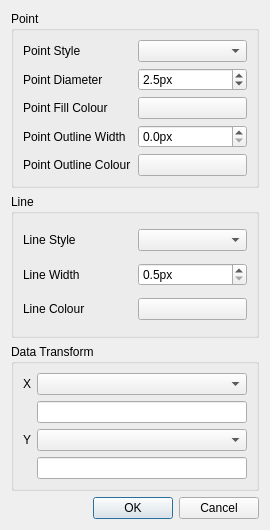
<?xml version="1.0" encoding="UTF-8"?>
<ui version="4.0">
 <class>PlotDialog</class>
 <widget class="QDialog" name="PlotDialog">
  <property name="geometry">
   <rect>
    <x>0</x>
    <y>0</y>
    <width>270</width>
    <height>530</height>
   </rect>
  </property>
  <property name="sizePolicy">
   <sizepolicy hsizetype="Preferred" vsizetype="Fixed">
    <horstretch>0</horstretch>
    <verstretch>0</verstretch>
   </sizepolicy>
  </property>
  <property name="windowTitle">
   <string>Plot Style</string>
  </property>
  <property name="modal">
   <bool>false</bool>
  </property>
  <layout class="QVBoxLayout" name="verticalLayout">
   <item>
    <widget class="QGroupBox" name="point_group">
     <property name="title">
      <string>Point</string>
     </property>
     <layout class="QGridLayout" name="gridLayout">
      <item row="4" column="0">
       <widget class="QLabel" name="label_7">
        <property name="text">
         <string>Point Fill Colour</string>
        </property>
       </widget>
      </item>
      <item row="1" column="1">
       <widget class="QDoubleSpinBox" name="point_size">
        <property name="suffix">
         <string>px</string>
        </property>
        <property name="decimals">
         <number>1</number>
        </property>
        <property name="minimum">
         <double>0.500000000000000</double>
        </property>
        <property name="maximum">
         <double>10.000000000000000</double>
        </property>
        <property name="value">
         <double>2.500000000000000</double>
        </property>
       </widget>
      </item>
      <item row="1" column="0">
       <widget class="QLabel" name="label_2">
        <property name="text">
         <string>Point Diameter</string>
        </property>
       </widget>
      </item>
      <item row="4" column="1">
       <widget class="QPushButton" name="point_fill_colour"/>
      </item>
      <item row="6" column="1">
       <widget class="QPushButton" name="point_outline_colour"/>
      </item>
      <item row="6" column="0">
       <widget class="QLabel" name="label_5">
        <property name="text">
         <string>Point Outline Colour</string>
        </property>
       </widget>
      </item>
      <item row="5" column="0">
       <widget class="QLabel" name="label_8">
        <property name="text">
         <string>Point Outline Width</string>
        </property>
       </widget>
      </item>
      <item row="5" column="1">
       <widget class="QDoubleSpinBox" name="point_outline_width">
        <property name="suffix">
         <string>px</string>
        </property>
        <property name="decimals">
         <number>1</number>
        </property>
        <property name="maximum">
         <double>10.000000000000000</double>
        </property>
        <property name="singleStep">
         <double>0.500000000000000</double>
        </property>
       </widget>
      </item>
      <item row="0" column="0">
       <widget class="QLabel" name="label_3">
        <property name="text">
         <string>Point Style</string>
        </property>
       </widget>
      </item>
      <item row="0" column="1">
       <widget class="QComboBox" name="point_style"/>
      </item>
     </layout>
    </widget>
   </item>
   <item>
    <widget class="QGroupBox" name="line_group">
     <property name="title">
      <string>Line</string>
     </property>
     <property name="flat">
      <bool>false</bool>
     </property>
     <layout class="QGridLayout" name="gridLayout_2">
      <item row="1" column="1">
       <widget class="QDoubleSpinBox" name="line_width">
        <property name="suffix">
         <string>px</string>
        </property>
        <property name="decimals">
         <number>1</number>
        </property>
        <property name="minimum">
         <double>0.500000000000000</double>
        </property>
        <property name="maximum">
         <double>10.000000000000000</double>
        </property>
        <property name="singleStep">
         <double>0.500000000000000</double>
        </property>
       </widget>
      </item>
      <item row="1" column="0">
       <widget class="QLabel" name="label">
        <property name="text">
         <string>Line Width</string>
        </property>
       </widget>
      </item>
      <item row="3" column="1">
       <widget class="QPushButton" name="line_colour">
        <property name="text">
         <string/>
        </property>
       </widget>
      </item>
      <item row="3" column="0">
       <widget class="QLabel" name="label_6">
        <property name="text">
         <string>Line Colour</string>
        </property>
       </widget>
      </item>
      <item row="0" column="0">
       <widget class="QLabel" name="label_4">
        <property name="text">
         <string>Line Style</string>
        </property>
       </widget>
      </item>
      <item row="0" column="1">
       <widget class="QComboBox" name="line_style"/>
      </item>
     </layout>
    </widget>
   </item>
   <item>
    <widget class="QGroupBox" name="transform_group">
     <property name="title">
      <string>Data Transform</string>
     </property>
     <layout class="QGridLayout" name="gridLayout_3">
      <item row="1" column="1">
       <widget class="QLineEdit" name="xparam"/>
      </item>
      <item row="0" column="0">
       <widget class="QLabel" name="label_9">
        <property name="text">
         <string>X</string>
        </property>
       </widget>
      </item>
      <item row="0" column="1">
       <widget class="QComboBox" name="xtransform"/>
      </item>
      <item row="2" column="1">
       <widget class="QComboBox" name="ytransform"/>
      </item>
      <item row="2" column="0">
       <widget class="QLabel" name="label_10">
        <property name="text">
         <string>Y</string>
        </property>
       </widget>
      </item>
      <item row="3" column="1">
       <widget class="QLineEdit" name="yparam"/>
      </item>
     </layout>
    </widget>
   </item>
   <item>
    <widget class="QDialogButtonBox" name="buttonBox">
     <property name="orientation">
      <enum>Qt::Horizontal</enum>
     </property>
     <property name="standardButtons">
      <set>QDialogButtonBox::Cancel|QDialogButtonBox::Ok</set>
     </property>
    </widget>
   </item>
  </layout>
 </widget>
 <resources/>
 <connections>
  <connection>
   <sender>buttonBox</sender>
   <signal>accepted()</signal>
   <receiver>PlotDialog</receiver>
   <slot>accept()</slot>
   <hints>
    <hint type="sourcelabel">
     <x>248</x>
     <y>254</y>
    </hint>
    <hint type="destinationlabel">
     <x>157</x>
     <y>274</y>
    </hint>
   </hints>
  </connection>
  <connection>
   <sender>buttonBox</sender>
   <signal>rejected()</signal>
   <receiver>PlotDialog</receiver>
   <slot>reject()</slot>
   <hints>
    <hint type="sourcelabel">
     <x>316</x>
     <y>260</y>
    </hint>
    <hint type="destinationlabel">
     <x>286</x>
     <y>274</y>
    </hint>
   </hints>
  </connection>
 </connections>
</ui>
